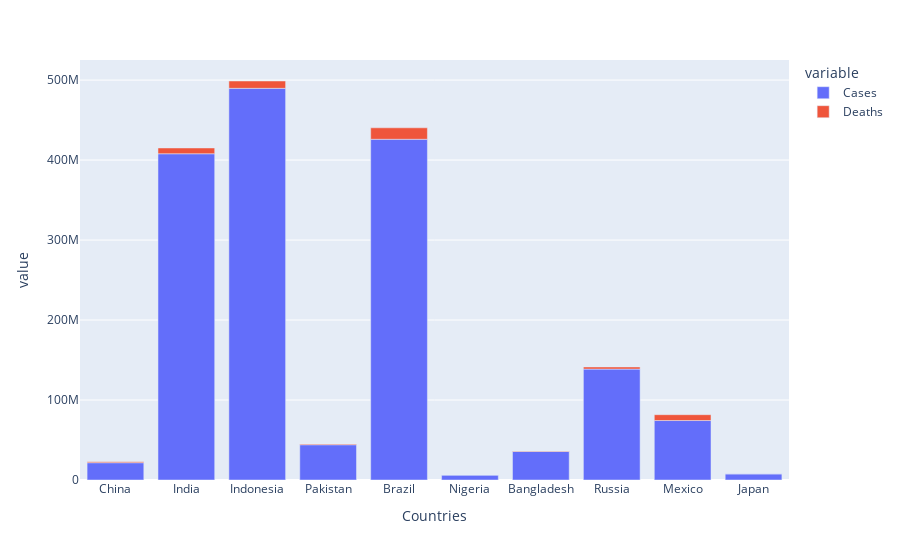

Notebook cell for this chart:
### Code cell
fig6 = px.bar(Total1, x='Countries', y=['Cases', 'Deaths'])
fig6.show()

### Figure 1 — Plotly figure (JSON) as saved in the notebook; plotly's stock layout.template omitted (floating-point values rounded to 4 significant figures)
{"data": [{"alignmentgroup": "True", "hovertemplate": "variable=Cases<br>Countries=%{x}<br>value=%{y}<extra></extra>", "legendgroup": "Cases", "marker": {"color": "#636efa", "pattern": {"shape": ""}}, "name": "Cases", "offsetgroup": "Cases", "orientation": "v", "showlegend": true, "textposition": "auto", "type": "bar", "x": ["China", "India", "Indonesia", "Pakistan", "Brazil", "Nigeria", "Bangladesh", "Russia", "Mexico", "Japan"], "xaxis": "x", "y": [21632319, 407893299, 489687127, 44115377, 426003311, 6178776, 35733608, 138661367, 74353246, 7659484], "yaxis": "y"}, {"alignmentgroup": "True", "hovertemplate": "variable=Deaths<br>Countries=%{x}<br>value=%{y}<extra></extra>", "legendgroup": "Deaths", "marker": {"color": "#EF553B", "pattern": {"shape": ""}}, "name": "Deaths", "offsetgroup": "Deaths", "orientation": "v", "showlegend": true, "textposition": "auto", "type": "bar", "x": ["China", "India", "Indonesia", "Pakistan", "Brazil", "Nigeria", "Bangladesh", "Russia", "Mexico", "Japan"], "xaxis": "x", "y": [1216924, 7248130, 9168032, 877637, 14342127, 131269, 490234, 2642435, 7296660, 194918], "yaxis": "y"}], "layout": {"barmode": "relative", "legend": {"title": {"text": "variable"}, "tracegroupgap": 0}, "margin": {"t": 60}, "xaxis": {"anchor": "y", "domain": [0, 1], "title": {"text": "Countries"}}, "yaxis": {"anchor": "x", "domain": [0, 1], "title": {"text": "value"}}}}
